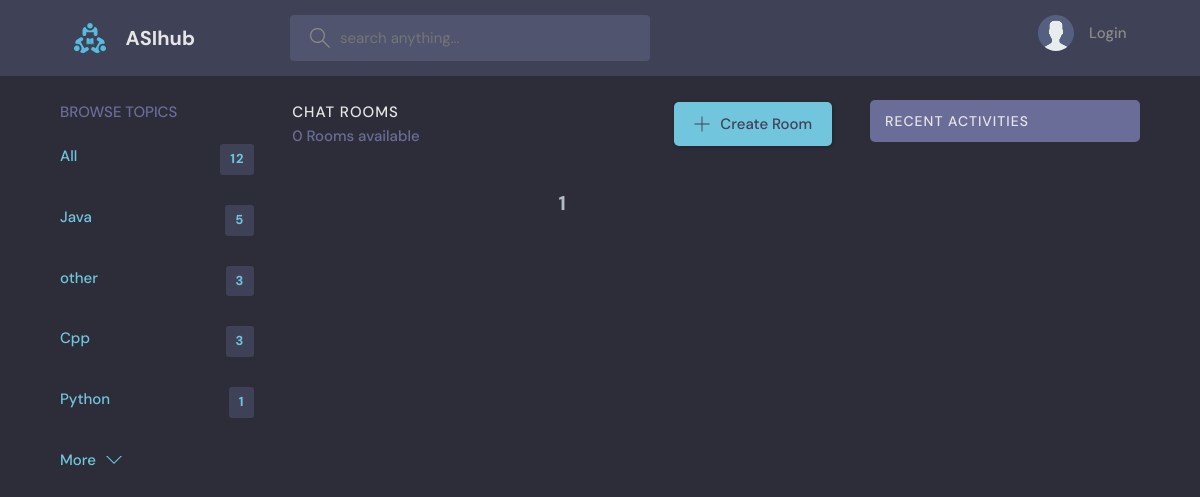
/?q=Enjoyment, run on an earlier commit of the app's database.
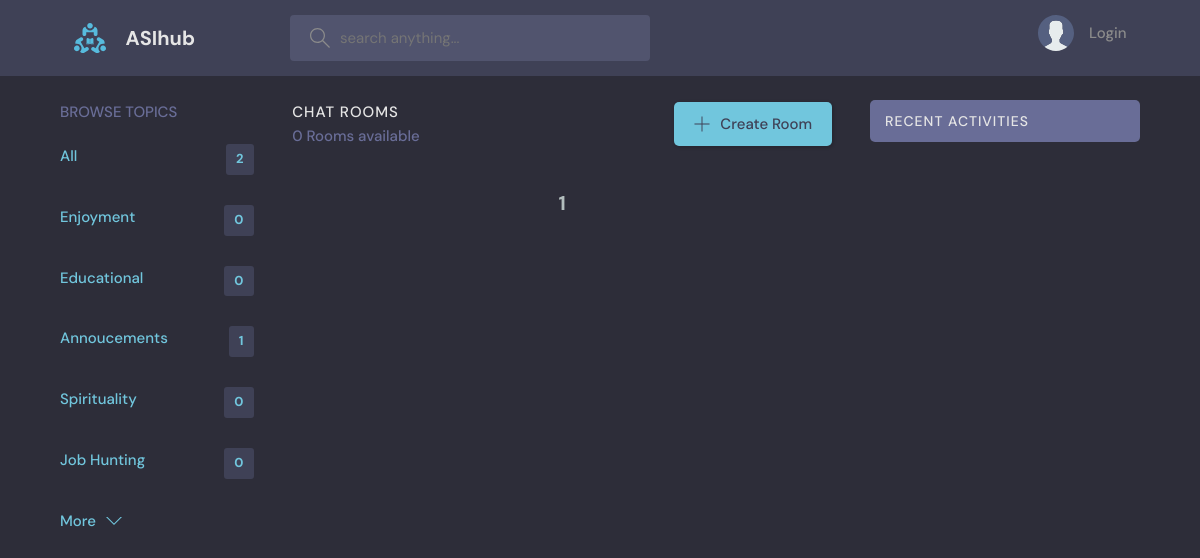
And on a later commit of the database.
### base/models.py (models this page shows, shortened)
class Topic(models.Model):
    name = models.CharField(max_length=100)
    rooms_count = models.IntegerField(default=0)
    created = models.DateTimeField(auto_now_add=True)
    updated = models.DateTimeField(auto_now=True)

### base/views.py (the view)
# urls.py: path('',views.home , name= 'home'),
def home(request):
    query = request.GET.get('q') if request.GET.get('q')!=None else ''
    rooms  = Room.objects.all().filter(
        Q(topic__name__contains = query) | Q(name__contains = query)| Q(description__contains = query) |Q(host__username = query)
        ).order_by('-id')
    count = Room.objects.all().count()
    topics = Topic.objects.all().order_by('-rooms_count')[0:5]
    msgs = Messages.objects.filter(Q(room__topic__name__icontains= query)).order_by('-created') [0:5]
    show_profile_link = True
    paginator = Paginator(rooms, 5)
    page_number = request.GET.get('page')
    page_obj = paginator.get_page(page_number)
    return render(request, 'base/home.html' , {'rooms' : rooms , 'topics':topics , 'count':count ,'msgs':msgs , 'show_profile_link':show_profile_link , 'page_obj': page_obj})

### base/templates/base/home.html (shortened to what this page needs)
{% extends 'index.html' %}
{% block content %}
<main class="layout layout--3">
    <div class="container">
      {% include 'base/topics_comp.html' %}
      <div class="roomList">
      <div class="roomList__header">
        <div>
          <h2>Chat Rooms</h2>
          <p>{{rooms.count}} Rooms available</p>
        </div>
        <a class="btn btn--main" href=" {% url 'room_form' %} ">
          <svg version="1.1" xmlns="http://www.w3.org/2000/svg" width="32" height="32" viewBox="0 0 32 32">
            <title>add</title>
            <path
              d="M16.943 0.943h-1.885v14.115h-14.115v1.885h14.115v14.115h1.885v-14.115h14.115v-1.885h-14.115v-14.115z"
            ></path>
          </svg>
          Create Room
        </a>
      </div>
      {% include 'base/feed_comp.html' %}
    </div>
      {% include 'base/activity_comp.html' %}
    </div>
  </main>
{% endblock content %}

### base/templates/base/topics_comp.html
<div class="topics">
    <div class="topics__header">
      <h2>Browse Topics</h2>
    </div>
    <ul class="topics__list">
        <li>
            <a href="{% url 'home' %}" class="active"> All <span> {{count}} </span></a>
          </li>
        {% for topic in topics %}
        <li>
            <a href="{% url 'home' %}?q={{topic.name}}" class="active">{{topic.name}} <span> {{topic.room_set.all.count}} </span></a>
          </li>
{% endfor %}
    </ul>
    <a class="btn btn--link" href="{% url 'topics' %}">
      More
      <svg version="1.1" xmlns="http://www.w3.org/2000/svg" width="32" height="32" viewBox="0 0 32 32">
        <title>chevron-down</title>
        <path d="M16 21l-13-13h-3l16 16 16-16h-3l-13 13z"></path>
      </svg>
    </a>
  </div>

What changed in the data, as far as the page shows it:
removed Topic: name "Java", room_set.all.count "5"
removed Topic: name "other", room_set.all.count "3"
removed Topic: name "Cpp", room_set.all.count "3"
removed Topic: name "Python", room_set.all.count "1"
added Topic: name "Enjoyment", room_set.all.count "0"
added Topic: name "Educational", room_set.all.count "0"
added Topic: name "Annoucements", room_set.all.count "1"
added Topic: name "Spirituality", room_set.all.count "0"
added Topic: name "Job Hunting", room_set.all.count "0"
Also different on the page:
{{ count }}: "12" → "2"
